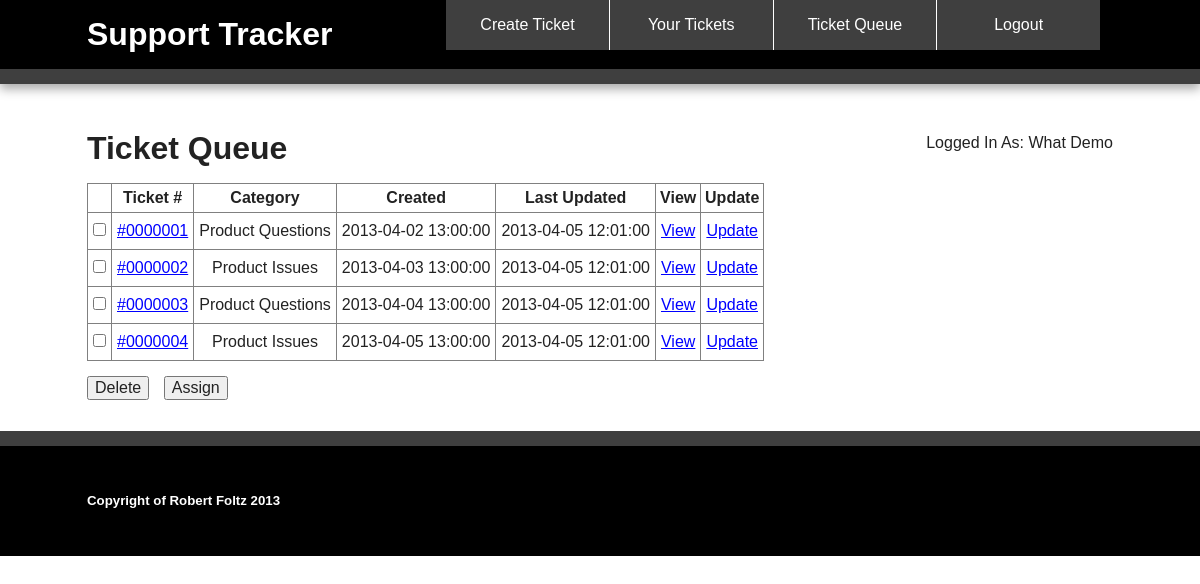
The page /queue.php (signed in) on the database its author committed.
### tables this page shows
CREATE TABLE tickets
(
Num INT NOT NULL AUTO_INCREMENT,
Created DATETIME NOT NULL,
Updated DATETIME NOT NULL,
CEmail VARCHAR(120) NOT NULL,
CName VARCHAR(120) NOT NULL,
CCountry VARCHAR(120) NOT NULL,
Issue LONGTEXT NOT NULL,
Technician INT,
Category INT NOT NULL,
Completed CHAR default 'N',
PRIMARY KEY (Num),
FOREIGN KEY (Category) REFERENCES category(CatID),
FOREIGN KEY (Technician) REFERENCES techs(UserID)
);

CREATE TABLE category
(
CatID INT NOT NULL AUTO_INCREMENT,
Catname VARCHAR(60) NOT NULL, 
PRIMARY KEY (CatID)
);

### queue.php (the view, shortened to what this page needs)
<?php require_once('dbConnection.php'); ?>
<?php
	$stmt = $db->query('select *,LPAD(Num,7,"0") as ticket_num from tickets where technician is null');
	$ticket_info = $stmt->fetchAll();
?>
<!DOCTYPE html>
 <html class="no-js">
    <head>
        <link rel="stylesheet" href="css/normalize.min.css">
        <link rel="stylesheet" href="css/main.css">
    </head>
    <body>
        <div class="header-container">
            <header class="wrapper clearfix">
            	<h1 class="title">Support Tracker</h1>
            	<nav>
                    <ul>
                        <li><a href="create-ticket.php">Create Ticket</a></li>
                        <li><a href="your-tickets.php">Your Tickets</a></li>
                        <li><a href="queue.php">Ticket Queue</a></li>
                        <li><a href="authority.php?logout=true">Logout</a></li>
                    </ul>
                </nav>
            </header>
        </div>
        <div class="main-container">
            <div class="main wrapper clearfix">
            	<p class="as">Logged In As: <?php echo($_SESSION['Firstname']." ".$_SESSION['Lastname']); ?></p>
                <h1>Ticket Queue</h1>
                <form action="">
					<table id="ticket-queue" border="1">
						<tr>
							<th></th>
							<th>Ticket #</th>
							<th>Category</th>
							<th>Created</th>
							<th>Last Updated</th>
							<th>View</th>
							<th>Update</th>
						</tr>
						<?php foreach ($ticket_info as $ticket) : ?>
						<tr>
							<td><input type="checkbox" name="checked[]" value="<?php echo($ticket['Num']); ?>"></td>
							<td><a href="update-ticket.php?number=<?php echo($ticket['Num']); ?>">#<?php echo($ticket['ticket_num']); ?></a></td>
							<?php
								$stmt = $db->prepare('select Catname from category where CatID = ?');
								$stmt->bindValue(1, $ticket['Category']);
								$stmt->execute();
								$category = $stmt->fetch();
							?>
							<td><?php echo($category['Catname']); ?></td>
							<td><?php echo($ticket['Created']); ?></td>
							<td><?php echo($ticket['Updated']); ?></td>
							<td><a href="view-ticket.php?number=<?php echo($ticket['Num']); ?>">View</a></td>
							<td><a href="update-ticket.php?number=<?php echo($ticket['Num']); ?>">Update</a></td>
						</tr>
						<?php endforeach; ?>
					</table>
					<input class="spaced" type="submit" name="delete" value="Delete">
					<input class="spaced" type="submit" name="assign" value="Assign">
				</form>
            </div>
        </div>
        <div class="footer-container">
            <footer class="wrapper">
                <h5>Copyright of Robert Foltz 2013</h5>
            </footer>
        </div>
    </body>
</html>

### css/main.css (style rules this page uses)
html, button, input, select, textarea { color: #222; }
body { font-size: 1em; line-height: 1.4; }
body { font: 16px/26px Helvetica, Helvetica Neue, Arial; }
.wrapper { width: 90%; margin: 0 5%; }
.header-container { border-bottom: 15px solid #3F3F3F; }
.footer-container, .main aside { border-top: 15px solid #3F3F3F; }
.header-container, .footer-container, .main aside { background:#000000; }
.title { color:white; }
nav ul { margin: 0; padding: 0; }
nav a { display: block; margin-bottom: 10px; padding: 15px 0; text-align: center; text-decoration: none; font-weight: 500; color: white; background: #3F3F3F; -webkit-border-radius: 7px; -moz-border-radius: 7px; border-radius: 7px; }
.main { padding: 30px 0; }
.footer-container footer { color: white; padding: 20px 0; }
.as { float:right; margin-bottom:20px; }
#ticket-queue td { padding:5px; text-align:center; }
#ticket-queue a:link, a:visited { color: blue; }
.spaced { margin:15px 10px 0 0; }
@media only screen and (min-width: 480px) { nav a { float: left; width: 24.4%; margin: 0; padding:12px 0; border-right:1px solid #FFFFFF; -webkit-border-radius: 0; -moz-border-radius: 0; border-radius: 0; } }
@media only screen and (min-width: 480px) { nav li:first-child a { margin-left: 0; } }
@media only screen and (min-width: 480px) { nav li:last-child a { margin-right: 0; border-right:none; } }
@media only screen and (min-width: 480px) { nav ul li { display: inline; } }
@media only screen and (min-width: 768px) { .header-container, .main aside { -webkit-box-shadow: 0 5px 10px #aaa; -moz-box-shadow: 0 5px 10px #aaa; box-shadow: 0 5px 10px #aaa; } }
@media only screen and (min-width: 768px) { .title { float:left; margin-right:10px; } }
@media only screen and (min-width: 768px) { nav { float:right; width:65%; } }
@media only screen and (min-width: 1140px) { .wrapper { width: 1026px; margin: 0 auto; } }
.clearfix:before, .clearfix:after { content: " "; display: table; }
.clearfix:after { clear: both; }
.clearfix { *zoom: 1; }

### rows shown on the page
tickets: ticket_num "0000001", Category.Catname "Product Questions", Created "2013-04-02 13:00:00", Updated "2013-04-05 12:01:00"
tickets: ticket_num "0000002", Category.Catname "Product Issues", Created "2013-04-03 13:00:00", Updated "2013-04-05 12:01:00"
tickets: ticket_num "0000003", Category.Catname "Product Questions", Created "2013-04-04 13:00:00", Updated "2013-04-05 12:01:00"
tickets: ticket_num "0000004", Category.Catname "Product Issues", Created "2013-04-05 13:00:00", Updated "2013-04-05 12:01:00"

### other values the page prints
$_SESSION['Firstname'] "What"
$_SESSION['Lastname'] "Demo"
